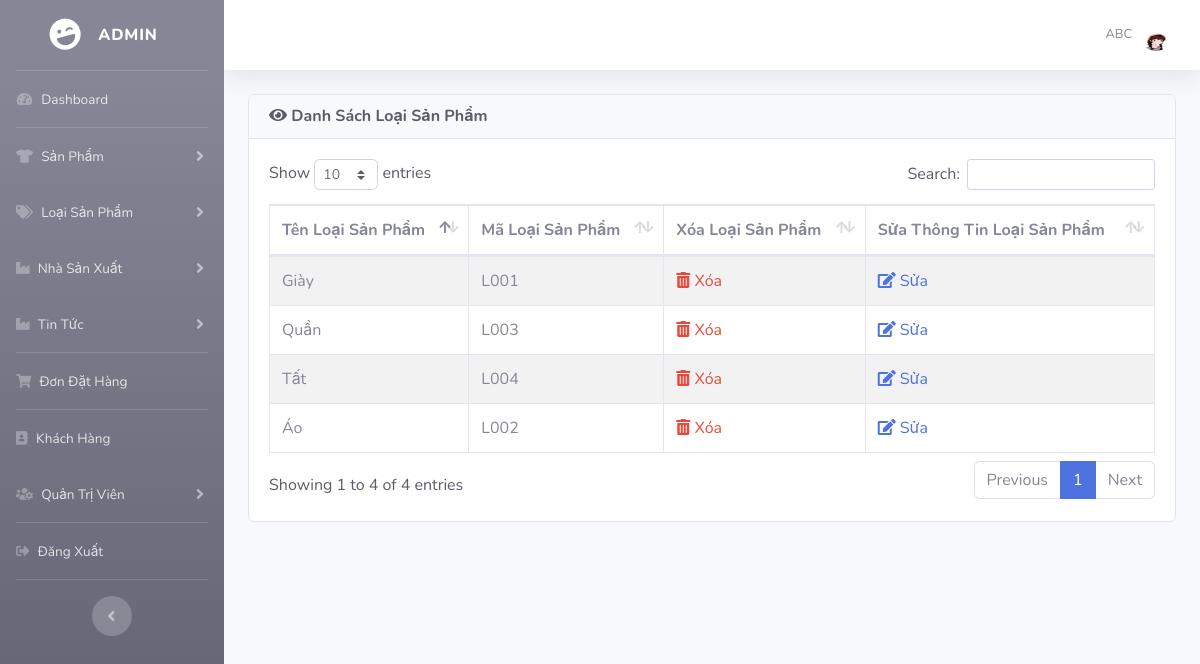
Screenshot of /admin/index.php?view_cat (signed in) with the database file from the repository.
### tables this page shows
CREATE TABLE `loaisp` (
  `MA_LOAISP` varchar(10) NOT NULL,
  `TEN_LOAISP` varchar(50) NOT NULL
);

### admin/includes/database.php (called while the page is built, shortened)
<?php
    class MyConnect {
        private $conn;
        public function __construct() {
            $this->host = "localhost";
            $this->user = "root";
            $this->passwd = "";
            $this->database = "clothingshop";
            $this->conn = new mysqli($this->host,$this->user,$this->passwd,$this->database, 3307);
        }
        public function isConnected() {
            return true;
        }
        public function query($query) {
            if($this->isConnected()) {
                $tableData = mysqli_query($this->conn,$query);
                return $tableData;
            }
        }
    }
?>

### admin/view_cat.php (the view)
<?php
if(!isset($_SESSION['admin_email'])){
    echo "<script>window.open('login.php','_self')</script>";
}
else {
?>
<div class="row">
    <div class="col-lg-12">
        <div class="card text-dark mb-4">
            <div class="card-header">
                <h6 class="m-0 font-weight-bold"><i class="fas fa-eye"></i> Danh Sách Loại Sản Phẩm</div></h6>
            <div class="card-body">
                <div class="table-responsive">
                    <table id="product_table" class="table table-bordered table-striped" width="100%" cellspacing="0">
                        <thead>
                            <tr>
                                <th>Tên Loại Sản Phẩm</th>
                                <th>Mã Loại Sản Phẩm</th>
                                <th>Xóa Loại Sản Phẩm</th>
                                <th>Sửa Thông Tin Loại Sản Phẩm</th>
                            </tr>
                        </thead>
                        <tbody>
                        <?php
                            $getCatQry = "select * from LOAISP";
                            $result = $MyConn->query($getCatQry);
                            while($row = mysqli_fetch_array($result)) {
                                $cat_id = $row['MA_LOAISP'];
                                $cat_name = $row['TEN_LOAISP'];
                        ?>
                            <tr>
                                <td> <?php echo $cat_name ?></td>
                                <td> <?php echo $cat_id ?> </td>
                                <td>
                                    <a href="index.php?delete_cat=<?php echo $cat_id ?>" class="text-danger" style="text-decoration: none">
                                        <i class="fas fa-trash-alt"></i>
                                            Xóa
                                    </a>
                                </td>
                                <td>
                                    <a href="index.php?edit_cat=<?php echo $cat_id ?>" style="text-decoration: none">
                                        <i class="fas fa-edit" ></i>
                                            Sửa
                                        </a>
                                </td>
                            </tr>
                            <?php } ?>
                        </tbody>
                    </table>
                </div>
            </div>
        </div>
    </div>
</div>
<?php } ?>

### admin/index.php (shortened to what this page needs)
<?php
include("includes/database.php");
if(!isset($_SESSION['admin_email'])){
echo "<script>window.open('login.php','_self')</script>";
}
else {
?>
<?php
$MyConn = new MyConnect();
$admin_session = $_SESSION['admin_email'];
$getAdminQry = "select * from admin where Email='$admin_session'";
$getAdmin = $MyConn->query($getAdminQry);
$row_admin = mysqli_fetch_array($getAdmin);
$admin_name = $row_admin['Name'];
$admin_image = $row_admin['Image'];
?>
<!DOCTYPE html>
<html lang="en">
<head>
    <link href="vendor/fontawesome-free/css/all.min.css" rel="stylesheet" type="text/css">
    <link href="css/sb-admin-2.min.css" rel="stylesheet">
    <link href="css/thumb.css" rel="stylesheet">
    <link href="css/style.css" rel="stylesheet">
    <link href="vendor/datatables/dataTables.bootstrap4.min.css" rel="stylesheet">
</head>
<body id="page-top">
    <div id="wrapper">
    <?php include("includes/sidebars.php");  ?>
        <div id="content-wrapper" class="d-flex flex-column">
            <div id="content">
                <nav class="navbar navbar-expand navbar-light bg-white topbar mb-4 static-top shadow">
                    <ul class="navbar-nav ml-auto">
                        <li class="nav-item dropdown no-arrow">
                            <a class="nav-link dropdown-toggle" href="#" id="userDropdown" role="button"
                                data-toggle="dropdown" aria-haspopup="true" aria-expanded="false">
                                <span class="mr-2 d-none d-lg-inline text-gray-600 small"> <?php echo $admin_name ?></span>
                                <img class="img-profile rounded-circle"
                                    src="<?php echo "admin_images/".$admin_image ?>">
                            </a>
                        </li>
                    </ul>
                </nav>
                <div class="container-fluid">
                    <?php
                    if(isset($_GET['dashboard'])) {
                        include("dashboard.php");
                    }
                    else if(isset($_GET['insert_product'])) {
                        include("insert_product.php");
                    }
                    else if(isset($_GET['view_product'])) {
                        include("view_product.php");
                    }
                    else if(isset($_GET['edit_product'])) {
                        include("edit_product.php");
                    }
                    else if(isset($_GET['delete_product'])) {
                        include("delete_product.php");
                    }
                    else if(isset($_GET['insert_cat'])) {
                        include("insert_cat.php");
                    }
                    else if(isset($_GET['view_cat'])) {
                        include("view_cat.php");
                    }
                    ?>
                </div>
            </div>
        </div>
    </div>
</body>
</html>
<?php } ?>

### rows the page displays
loaisp: TEN_LOAISP "Giày", MA_LOAISP "L001"
loaisp: TEN_LOAISP "Áo", MA_LOAISP "L002"
loaisp: TEN_LOAISP "Quần", MA_LOAISP "L003"
loaisp: TEN_LOAISP "Tất", MA_LOAISP "L004"

### other values shown
$admin_name "ABC"
